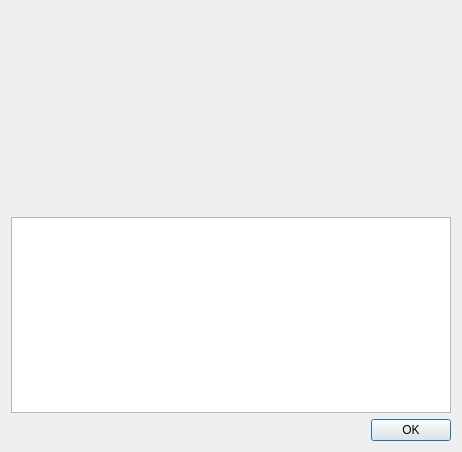
<?xml version="1.0" encoding="UTF-8"?>
<ui version="4.0">
 <class>AboutDialog</class>
 <widget class="QDialog" name="AboutDialog">
  <property name="geometry">
   <rect>
    <x>0</x>
    <y>0</y>
    <width>462</width>
    <height>452</height>
   </rect>
  </property>
  <property name="windowTitle">
   <string>About Kodable Level Editor</string>
  </property>
  <layout class="QVBoxLayout" name="verticalLayout_3">
   <property name="sizeConstraint">
    <enum>QLayout::SetDefaultConstraint</enum>
   </property>
   <item>
    <layout class="QHBoxLayout" name="logoLayout">
     <item>
      <spacer name="horizontalSpacer">
       <property name="orientation">
        <enum>Qt::Horizontal</enum>
       </property>
       <property name="sizeHint" stdset="0">
        <size>
         <width>0</width>
         <height>20</height>
        </size>
       </property>
      </spacer>
     </item>
     <item>
      <widget class="QLabel" name="logo">
       <property name="minimumSize">
        <size>
         <width>400</width>
         <height>200</height>
        </size>
       </property>
       <property name="text">
        <string/>
       </property>
       <property name="pixmap">
        <pixmap resource="tiled.qrc">:/images/kodable-logo.png</pixmap>
       </property>
      </widget>
     </item>
     <item>
      <spacer name="horizontalSpacer_2">
       <property name="orientation">
        <enum>Qt::Horizontal</enum>
       </property>
       <property name="sizeHint" stdset="0">
        <size>
         <width>0</width>
         <height>20</height>
        </size>
       </property>
      </spacer>
     </item>
    </layout>
   </item>
   <item>
    <widget class="QTextBrowser" name="textBrowser">
     <property name="openExternalLinks">
      <bool>true</bool>
     </property>
    </widget>
   </item>
   <item>
    <layout class="QHBoxLayout" name="buttonLayout">
     <property name="sizeConstraint">
      <enum>QLayout::SetDefaultConstraint</enum>
     </property>
     <item>
      <spacer name="horizontalSpacer_3">
       <property name="orientation">
        <enum>Qt::Horizontal</enum>
       </property>
       <property name="sizeType">
        <enum>QSizePolicy::Expanding</enum>
       </property>
       <property name="sizeHint" stdset="0">
        <size>
         <width>40</width>
         <height>20</height>
        </size>
       </property>
      </spacer>
     </item>
     <item>
      <widget class="QPushButton" name="pushButton">
       <property name="text">
        <string>OK</string>
       </property>
      </widget>
     </item>
    </layout>
   </item>
  </layout>
 </widget>
 <resources>
  <include location="tiled.qrc"/>
 </resources>
 <connections>
  <connection>
   <sender>pushButton</sender>
   <signal>clicked()</signal>
   <receiver>AboutDialog</receiver>
   <slot>close()</slot>
   <hints>
    <hint type="sourcelabel">
     <x>460</x>
     <y>347</y>
    </hint>
    <hint type="destinationlabel">
     <x>255</x>
     <y>185</y>
    </hint>
   </hints>
  </connection>
 </connections>
</ui>
